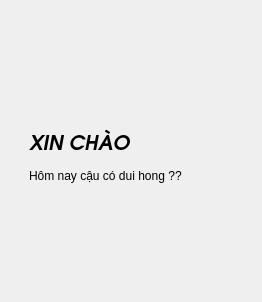
         <widget class="QWidget" name="Home_tab">
          <layout class="QGridLayout" name="gridLayout_9">
           <item row="0" column="0">
            <widget class="QWidget" name="widget_5" native="true">
             <layout class="QGridLayout" name="gridLayout_21">
              <item row="0" column="0">
               <spacer name="verticalSpacer_4">
                <property name="orientation">
                 <enum>Qt::Vertical</enum>
                </property>
                <property name="sizeHint" stdset="0">
                 <size>
                  <width>20</width>
                  <height>85</height>
                 </size>
                </property>
               </spacer>
              </item>
              <item row="0" column="2" rowspan="3">
               <widget class="QLabel" name="label_14">
                <property name="text">
                 <string/>
                </property>
                <property name="pixmap">
                 <pixmap resource="resources.qrc">:/icons/Screenshot from 2024-06-11 22-40-10.png</pixmap>
                </property>
                <property name="scaledContents">
                 <bool>false</bool>
                </property>
               </widget>
              </item>
              <item row="1" column="0">
               <widget class="QWidget" name="widget_2" native="true">
                <layout class="QGridLayout" name="gridLayout_12">
                 <item row="0" column="0">
                  <widget class="QLabel" name="label_9">
                   <property name="font">
                    <font>
                     <family>URW Gothic</family>
                     <pointsize>15</pointsize>
                     <weight>75</weight>
                     <italic>true</italic>
                     <bold>true</bold>
                    </font>
                   </property>
                   <property name="layoutDirection">
                    <enum>Qt::LeftToRight</enum>
                   </property>
                   <property name="text">
                    <string>XIN CHÀO</string>
                   </property>
                  </widget>
                 </item>
                 <item row="0" column="1">
                  <spacer name="verticalSpacer_3">
                   <property name="orientation">
                    <enum>Qt::Vertical</enum>
                   </property>
                   <property name="sizeHint" stdset="0">
                    <size>
                     <width>20</width>
                     <height>43</height>
                    </size>
                   </property>
                  </spacer>
                 </item>
                 <item row="1" column="0" colspan="2">
                  <widget class="QLabel" name="label_10">
                   <property name="text">
                    <string>Hôm nay cậu có dui hong ??</string>
                   </property>
                  </widget>
                 </item>
                </layout>
               </widget>
              </item>
              <item row="1" column="1">
               <spacer name="horizontalSpacer_7">
                <property name="orientation">
                 <enum>Qt::Horizontal</enum>
                </property>
                <property name="sizeHint" stdset="0">
                 <size>
                  <width>38</width>
                  <height>20</height>
                 </size>
                </property>
               </spacer>
              </item>
              <item row="2" column="0">
               <spacer name="verticalSpacer_5">
                <property name="orientation">
                 <enum>Qt::Vertical</enum>
                </property>
                <property name="sizeHint" stdset="0">
                 <size>
                  <width>20</width>
                  <height>84</height>
                 </size>
                </property>
               </spacer>
              </item>
             </layout>
            </widget>
           </item>
          </layout>
         </widget>
